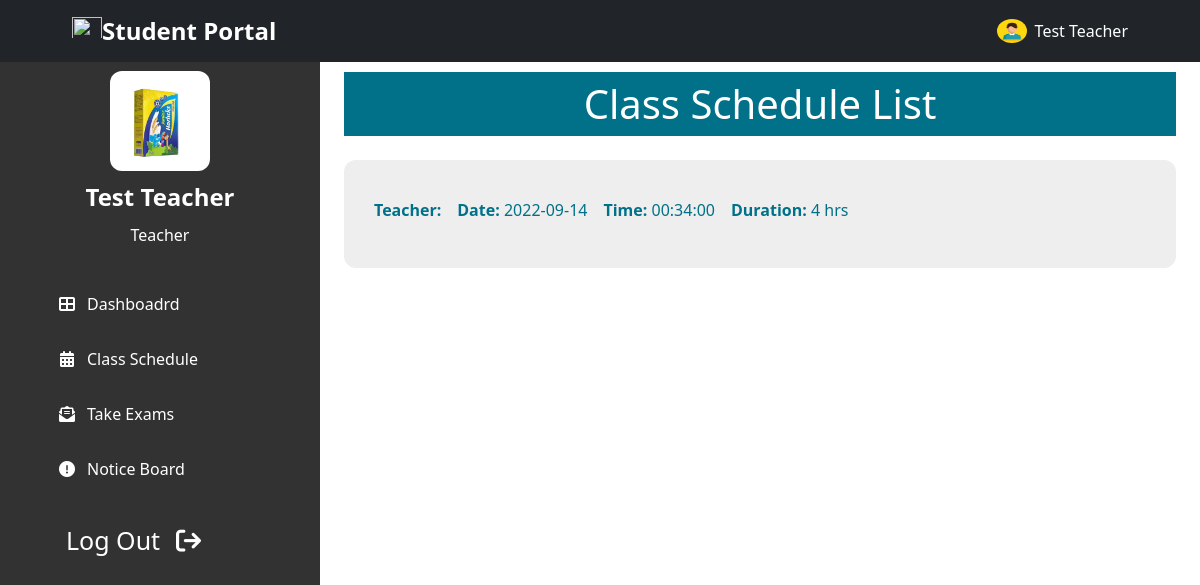
Before: /teacher/teacher_schedule.php (signed in) with the older database file.
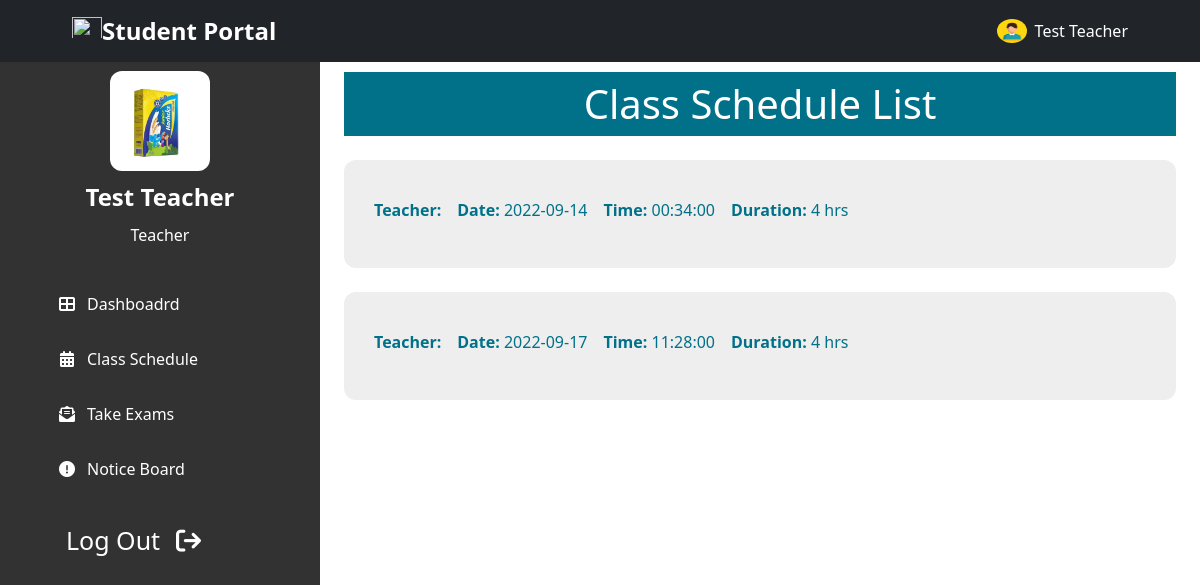
After: the same page with the newer database file.
### tables this page shows
CREATE TABLE `Schedule` (
  `id` int NOT NULL,
  `course_id` int NOT NULL,
  `tchr_id` int NOT NULL,
  `date` date NOT NULL,
  `time` time NOT NULL,
  `duration` int NOT NULL,
  `updated_at` timestamp NOT NULL DEFAULT CURRENT_TIMESTAMP ON UPDATE CURRENT_TIMESTAMP,
  `created_at` timestamp NOT NULL DEFAULT CURRENT_TIMESTAMP
);

CREATE TABLE `Courses` (
  `id` int NOT NULL,
  `course_name` varchar(100) NOT NULL,
  `course_code` varchar(10) NOT NULL,
  `credits` int NOT NULL,
  `semester` int NOT NULL,
  `year` int NOT NULL,
  `duration` int NOT NULL,
  `updated_at` timestamp NOT NULL DEFAULT CURRENT_TIMESTAMP ON UPDATE CURRENT_TIMESTAMP,
  `created_at` timestamp NOT NULL DEFAULT CURRENT_TIMESTAMP
);

### teacher/backend/teacher_schedule.php (called while the page is built)
<?php
    $id = $_SESSION['id'];
    $sql    =   "SELECT `Schedule`.*, `Courses`.*
                FROM `Schedule` JOIN `Courses`
                WHERE `Schedule`.`course_id` = `Courses`.`id`
                AND `Schedule`.`tchr_id` = $id";
    $query  =   mysqli_query($conn, $sql);
    $shdl    =   mysqli_fetch_all($query, MYSQLI_ASSOC);
?>

### teacher/teacher_schedule.php (the view, shortened to what this page needs)
<!DOCTYPE html>
<html lang="en">
<?php
    include "teacher_head.php";
    include "backend/teacher_schedule.php";
?>
<body class="">
<?php include "../header_nav.php";?>
    <section class="header-container">
        <?php include "teacher_sidebar.php";?>
    </section>
    <section id="home-container"  class="home-container active-2">
        <div class="px-4 py-5 mt-4">
            <h1 class="common-background-2 p-2 text-center">Class Schedule List</h1>
            <?php
                if(!empty($shdl))
                {
                    foreach($shdl as $s)
                    {
            ?>
            <div class="my-4">
                <div class="common-card d-flex justify-content-between align-items-center">
                    <div>
                        <div class="d-flex flex-column flex-md-row">
                            <p class="pe-3">
                                <span class="fw-bold">Teacher:</span>
                            </p>
                            <br>
                            <p class="pe-3">
                                <span class="fw-bold">Date:</span>
                                <?php echo $s['date']; ?>
                            </p>
                            <p class="pe-3">
                                <span class="fw-bold">Time:</span>
                                <?php echo $s['time']; ?>
                            </p>
                            <p class="pe-3">
                                <span class="fw-bold">Duration:</span>
                                <?php echo $s['duration']; ?> hrs
                            </p>
                        </div>
                    </div>
                </div>
            </div>
            <?php
                        }
                    }
            ?>
        </div>
    </section>
</body>
</html>

Changed rows visible on the page:
added schedule: date "2022-09-17", time "11:28:00", course.duration "4"
